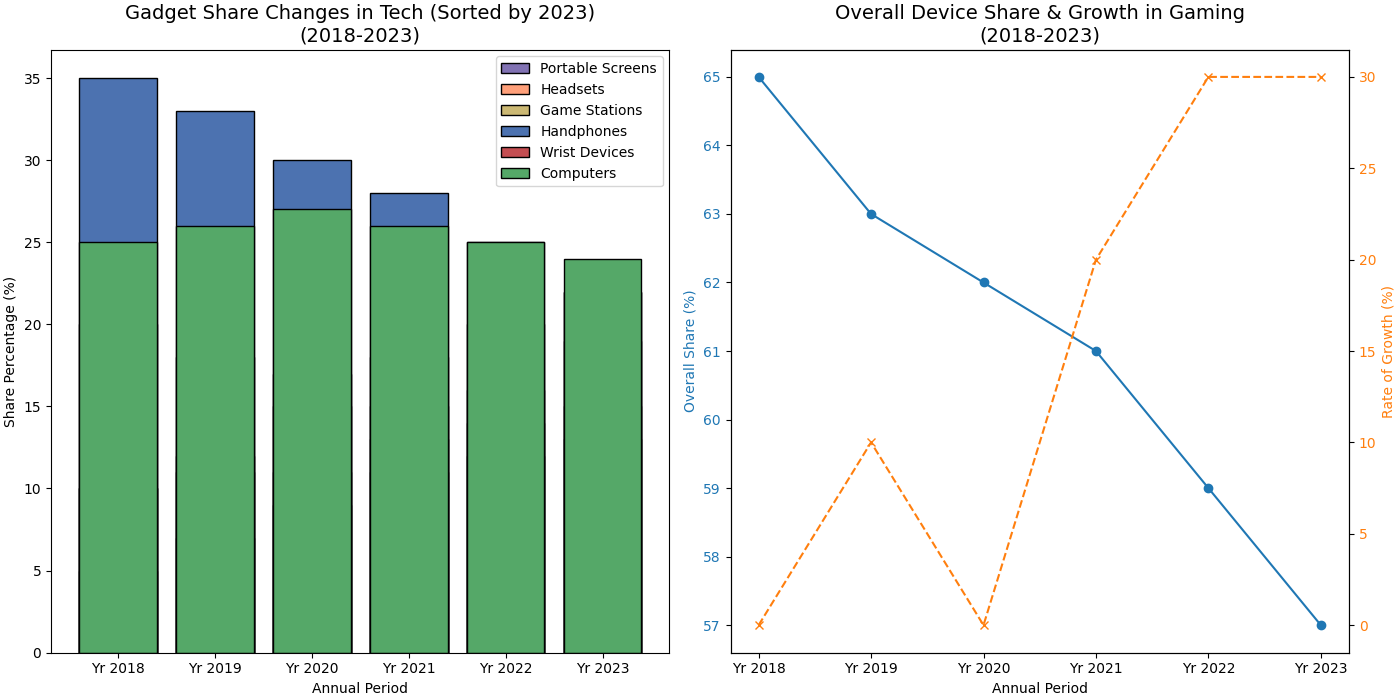

Here is the Python script that generated this plot:
import matplotlib.pyplot as plt
import numpy as np

gadgets = ['Handphones', 'Computers', 'Wrist Devices', 'Portable Screens', 'Game Stations', 'Headsets']
years = ['Yr 2018', 'Yr 2019', 'Yr 2020', 'Yr 2021', 'Yr 2022', 'Yr 2023']

data = np.array([
    [35, 33, 30, 28, 25, 22],
    [25, 26, 27, 26, 25, 24],
    [10, 12, 15, 18, 20, 22],
    [20, 18, 17, 15, 14, 13],
    [10, 11, 11, 13, 16, 19],
    [5, 7, 9, 11, 12, 15]
])

# Aggregate the smart devices and calculate gaming growth rate
smart_devices = data[0] + data[2] + data[3]
gaming_growth_rate = np.diff(data[4], prepend=data[4][0]) / data[4][0] * 100

# Prepare data for sorting
sorted_indices = np.argsort(data[:, -1])  # Sort based on the last year's data
sorted_data = data[sorted_indices]
sorted_gadgets = [gadgets[i] for i in sorted_indices]
colors = ['#4c72b0', '#55a868', '#c44e52', '#8172b3', '#ccb974', '#ffa07a']
sorted_colors = [colors[i] for i in sorted_indices]

fig, (ax1, ax2) = plt.subplots(1, 2, figsize=(14, 7), constrained_layout=True)

# Plot the sorted bar chart
for i, (color, gadget_data) in enumerate(zip(sorted_colors, sorted_data)):
    ax1.bar(years, gadget_data, label=sorted_gadgets[i], color=color, edgecolor='black')

# Set chart details for the sorted bar chart
ax1.set_title('Gadget Share Changes in Tech (Sorted by 2023)\n(2018-2023)', fontsize=14)
ax1.set_xlabel('Annual Period')
ax1.set_ylabel('Share Percentage (%)')
ax1.legend()

# Plot for smart devices and gaming growth rate remains unchanged
ax2.plot(years, smart_devices, marker='o', color='#1f77b4')
ax2.set_title('Overall Device Share & Growth in Gaming\n(2018-2023)', fontsize=14)
ax2.set_xlabel('Annual Period')
ax2.set_ylabel('Overall Share (%)', color='#1f77b4')
ax2.tick_params(axis='y', labelcolor='#1f77b4')

ax3 = ax2.twinx()
ax3.plot(years, gaming_growth_rate, marker='x', color='#ff7f0e', linestyle='--')
ax3.set_ylabel('Rate of Growth (%)', color='#ff7f0e')
ax3.tick_params(axis='y', labelcolor='#ff7f0e')

plt.show()
